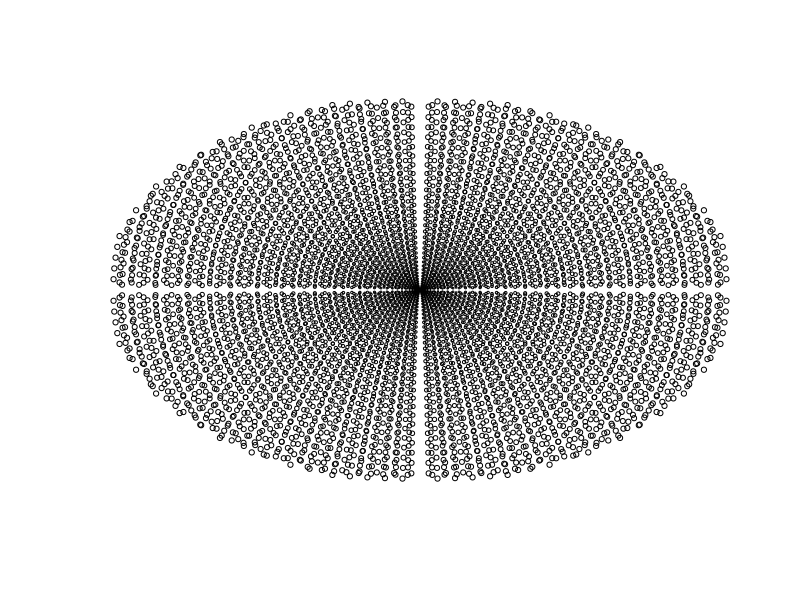

Here is the R script that generated this plot:
max <- 50
psize <- 0.7

plot(NULL, NULL
	, xlim = c(-max^2, max^2)
	, ylim = c(-max^2, max^2)
	, xlab = ""
	, ylab = ""
	, axes = FALSE
)

xsign <- c(1, 1, -1, -1)
ysign <- c(1, -1, 1, -1)

for (i in 2:max){
	for (j in 1:(i-1)){
		a <- 2*i*j
		b <- i^2 - j^2
		c <- i^2 + j^2

		if(c<=max^2)
		points(cex=psize*sqrt(c)/max
			, c(xsign*a, xsign*b)
			, c(ysign*b, ysign*a)
		)
	}
}
